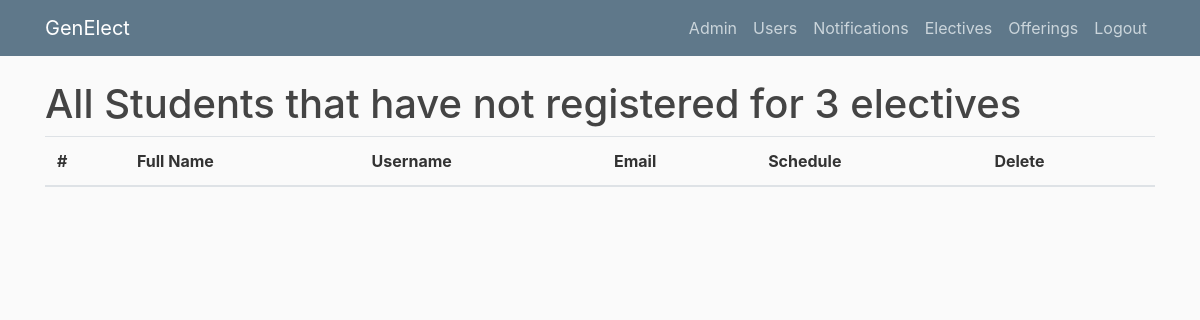
/notregistered (signed in), run on an earlier commit of the app's database.
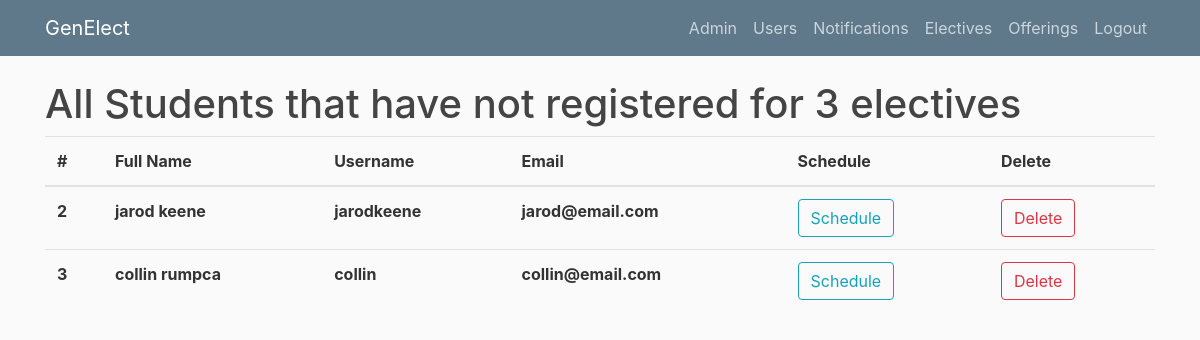
And on a later commit of the database.
### genElect/models.py (models this page shows)
class Base(db.Model):
    __abstract__ = True
    id = db.Column(db.Integer, primary_key=True, autoincrement=True)
    date_created = db.Column(db.DateTime, default=db.func.current_timestamp())
    date_modified = db.Column(db.DateTime, default=db.func.current_timestamp(),
            onupdate=db.func.current_timestamp())

class Users(Base, UserMixin):
    __tablename__ = 'users'
    username = db.Column(db.String(100), unique=True)
    full_name = db.Column(db.String(100))
    email = db.Column(db.String(100))
    role = db.Column(db.String(32), nullable=False)
    password = db.Column(db.String(128))
    registrations = db.relationship('Registrations', backref='user', lazy=True)
    completed_electives = db.relationship('Completions', backref='user', lazy=True)

### genElect/__init__.py (the view)
@app.route("/notregistered")
def notregistered():
    if current_user.is_authenticated and current_user.role == "admin":
        students_not_registered = []
        for user in Users.query.filter_by(role='student'):
            if len(user.registrations) < 3:
                students_not_registered.append(user)
        return render_template('notregistered.html', users=students_not_registered)
    else:
        return render_template('denied.html')

### genElect/__init__.py (called while the page is built)
@login_manager.user_loader
def load_user(user_id):
    return Users.query.get(int(user_id))

### genElect/templates/notregistered.html
{% extends "layout.html" %}
{% block content %}
    <h1>All Students that have not registered for 3 electives</h1>
	<table class="table">
	  <thead>
	    <tr>
	      <th scope="col">#</th>
	      <th scope="col">Full Name</th>
	      <th scope="col">Username</th>
	      <th scope="col">Email</th>
	      <th scope="col">Schedule</th>
	      <th scope="col">Delete</th>
	    </tr>
	  </thead>
	  <tbody>
	  	{% for user in users %}
	    <tr>
	      <th scope="row">{{user.id}}</th>
	      <th scope="row">{{user.full_name}}</th>
	      <th scope="row">{{user.username}}</th>
	      <th scope="row">{{user.email}}</th>
	      <th scope="row"><button type="button" onclick="window.location.href = '/schedule?user_id={{user.id}}'" class="btn btn-outline-info">Schedule</button></th>
	      <th scope="row"><button type="button" onclick="window.location.href = '/deleteuser/{{user.id}}'" class="btn btn-outline-danger">Delete</button></th>
	    </tr>
	    {% endfor %}
	  </tbody>
	</table>
{% endblock content %}

What changed in the data, as far as the page shows it:
added Users: id "2", full_name "jarod keene", username "jarodkeene", email "jarod@email.com"
added Users: id "3", full_name "collin rumpca", username "collin", email "collin@email.com"
